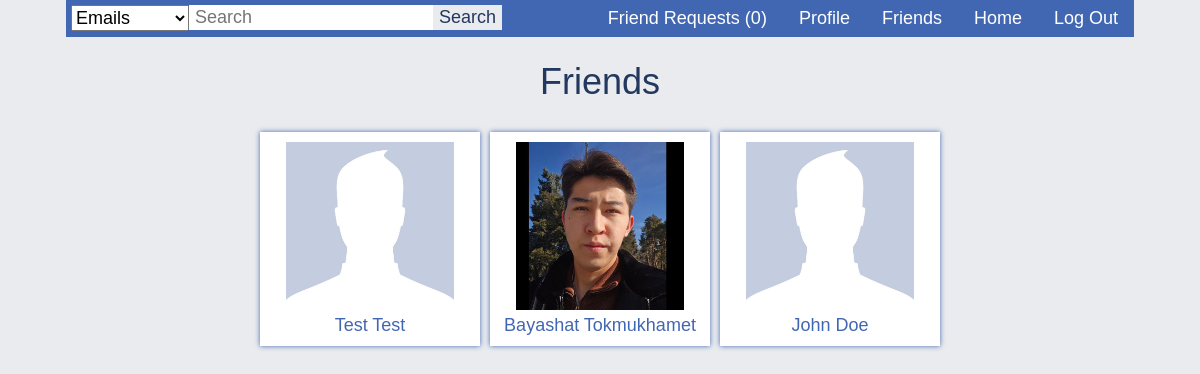
The page /friends.php (signed in) on the database its author committed.
### tables this page shows
CREATE TABLE users (
user_id             INT NOT NULL AUTO_INCREMENT,
user_firstname      VARCHAR(20) NOT NULL,  
user_lastname       VARCHAR(20) NOT NULL,
user_nickname       VARCHAR(20),
user_password       VARCHAR(255) NOT NULL,
user_email          VARCHAR(255) NOT NULL,
user_gender         CHAR(1) NOT NULL,
user_birthdate      DATE NOT NULL,    
user_status         CHAR(1),
user_about          TEXT,
user_hometown       VARCHAR(255),
PRIMARY KEY (user_id)
);

### friends.php (the view, shortened to what this page needs)
<?php
$conn = connect();
?>
<!DOCTYPE html>
<html>
<head>
    <link rel="stylesheet" type="text/css" href="resources/css/main.css">
</head>
<body>
    <div class="container">
        <?php include 'includes/navbar.php'; ?>
        <h1>Friends</h1>
        <?php
            echo '<center>';
            $sql = "SELECT users.user_id, users.user_firstname, users.user_lastname, users.user_gender
                    FROM users
                    JOIN (
                        SELECT friendship.user1_id AS user_id
                        FROM friendship
                        WHERE friendship.user2_id = {$_SESSION['user_id']} AND friendship.friendship_status = 1
                        UNION
                        SELECT friendship.user2_id AS user_id
                        FROM friendship
                        WHERE friendship.user1_id = {$_SESSION['user_id']} AND friendship.friendship_status = 1
                    ) userfriends
                    ON userfriends.user_id = users.user_id";
            $query = mysqli_query($conn, $sql);
            $width = '168px';
            $height = '168px';
            if($query){
                if(mysqli_num_rows($query) == 0){
                    echo '<div class="post">';
                    echo 'You don\'t yet have any friends.';
                    echo '</div>';
                } else {
                    while($row = mysqli_fetch_assoc($query)){
                    echo '<div class="frame">';
                    echo '<center>';
                    include 'includes/profile_picture.php';
                    echo '<br>';
                    echo '<a href="profile.php?id=' . $row['user_id'] . '">' . $row['user_firstname'] . ' ' . $row['user_lastname'] . '</a>';
                    echo '</center>';
                    echo '</div>';
                    }
                }
            }
            echo '</center>';
        ?>
    </div>
</body>
</html>

### includes/navbar.php (shortened to what this page needs)
<div class="usernav">
    <?php
        $sql2 = "SELECT COUNT(*) AS count FROM friendship
                 WHERE friendship.user2_id = {$_SESSION['user_id']} AND friendship.friendship_status = 0";
        $query2 = mysqli_query($conn, $sql2);
        $row = mysqli_fetch_assoc($query2);
    ?>
    <ul>
        <li><a href="requests.php">Friend Requests (<?php echo $row['count'] ?>)</a></li><li><a href="profile.php">Profile</a></li><li><a href="friends.php">Friends</a></li><li><a href="home.php">Home</a></li><li><a href="logout.php">Log Out</a></li>
    </ul>
    <div class="globalsearch">
        <form method="get" action="search.php" onsubmit="return validateField()">
            <select name="location">
                <option value="emails">Emails</option>
            </select><input type="text" placeholder="Search" name="query" id="query"><input type="submit" value="Search" id="querybutton">
        </form>
    </div>
</div>

### includes/profile_picture.php
<?php
$target = glob("data/images/profiles/" . $row['user_id'] . ".*");
if($target) {
    echo '<img src="' . $target[0] . '" width="' . $width . '" height="' . $height .'">';
} else {
    if($row['user_gender'] == 'M') {
        echo '<img src="data/images/profiles/M.jpg" width="' . $width . '" height="' . $height .'">';
    } else if ($row['user_gender'] == 'F') {
        echo '<img src="data/images/profiles/F.jpg" width="' . $width . '" height="' . $height .'">';
    }
}
?>

### resources/css/main.css (style rules this page uses)
body { margin: 0; font-family: Arial; font-size: 18px; background-color: #e9ebee; }
input { font-family: Arial; width: 100%; font-size: 18px; padding: 2px; }
ul { list-style: none; }
ul a { text-decoration: none; }
.container { margin: 0 auto; width: 1068px; }
.usernav { background-color: #4267b2; overflow: auto; }
.usernav ul { float: right; margin: 0; padding: 0; }
.usernav ul li { display: inline; }
.usernav ul li a { display: inline-block; color: white; padding: 8px 16px; }
.usernav .globalsearch { margin: 0; width: 60%; background-color: #4267b2; }
.usernav .globalsearch input[type=text] { border: none; width: auto; padding: 2px 6px; }
.usernav .globalsearch input[type=submit] { background-color: #e9ebee; color: #23385f; border: none; margin: 5px 5px 5px 0; padding: 2px 6px; width: auto; }
.usernav .globalsearch select { font-family: Arial; font-size: 18px; margin-left: 5px; padding: 0.9px 0px; vertical-align: -1px; }
h1 { font-family: Arial; color: #23385f; font-weight: normal; text-align: center; }
input[type=submit] { color: white; cursor: pointer; background-color: #23385f; border: none; padding: 8px; }
.container input[type=submit] { background-color: #4267b2; }
.frame { width: 200px; display: inline-block; box-shadow: 0 0 5px #4267b2; background-color: white; padding: 10px; margin: 5px; }

### friends.php (style rules this page uses)
.frame a { text-decoration: none; color: #4267b2; }

### rows shown on the page
users: user_firstname "Test", user_lastname "Test"
users: user_firstname "Bayashat", user_lastname "Tokmukhamet"
users: user_firstname "John", user_lastname "Doe"

### other values the page prints
$row['count'] "0"
